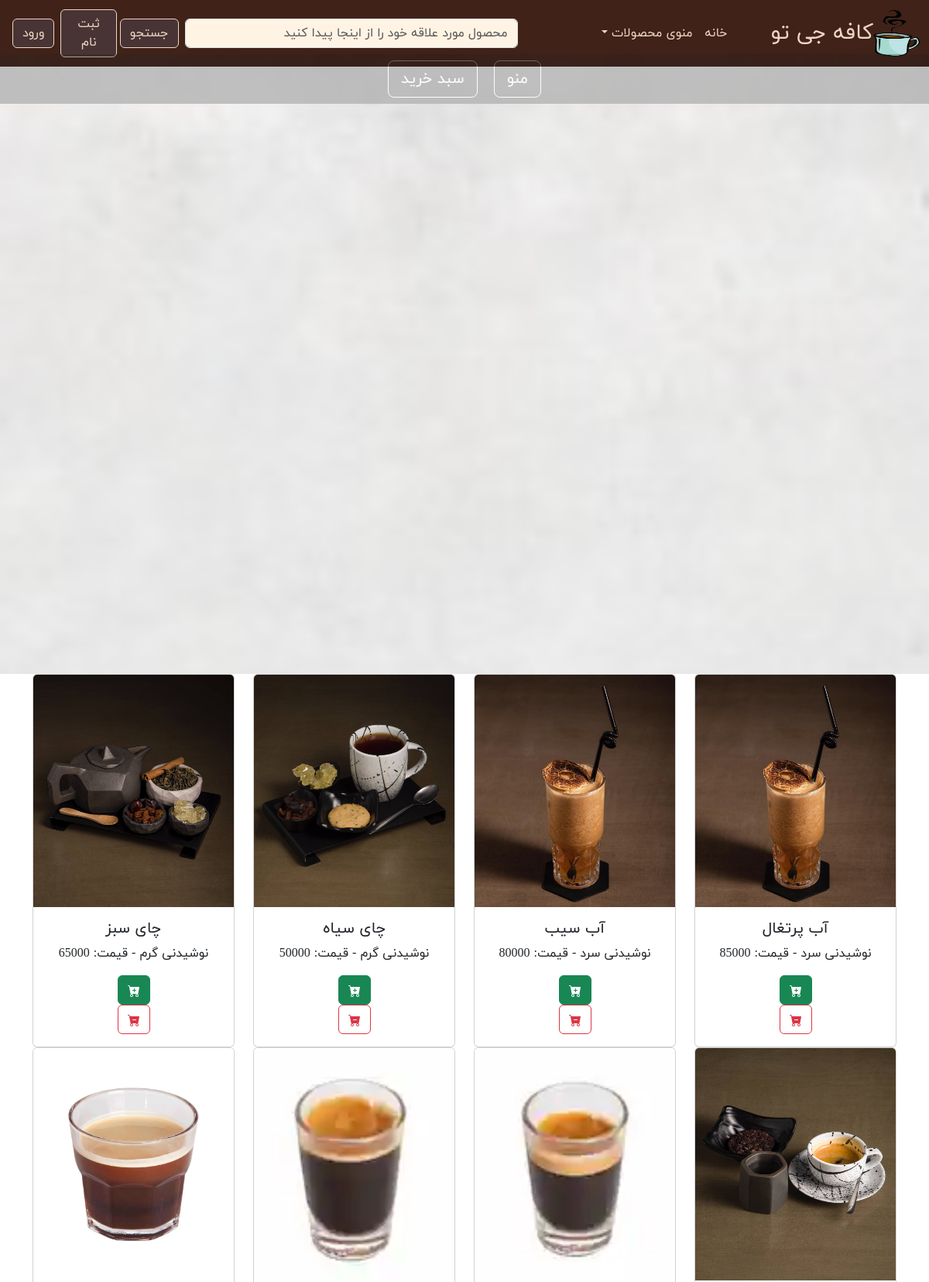
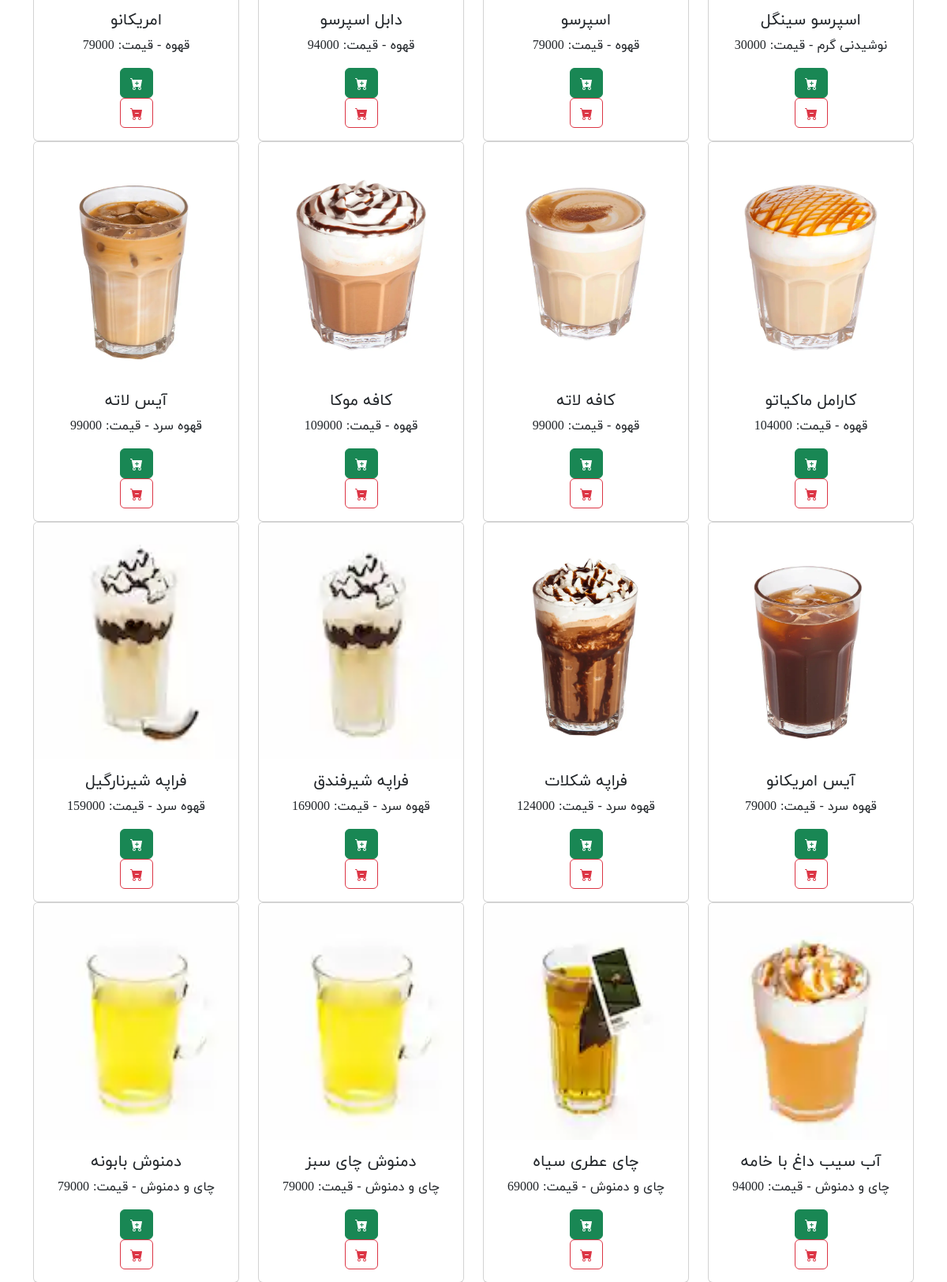
/coffe/ (upper part), run on the app's committed database (2 pictures, top to bottom).
### coffe/models.py (models this page shows, shortened)
class Item(models.Model):
    category = models.ForeignKey(
        Category, on_delete=models.CASCADE, related_name="items")
    name = models.CharField(max_length=100)
    price = models.FloatField()
    image = models.ImageField(verbose_name='ItemImage', upload_to='images/user_uploads', null=True, blank=True, default=get_default_image)

class Category(models.Model):
    name = models.CharField(max_length=100)
    image = models.ImageField(verbose_name='CategoryImage', upload_to='images/user_uploads', null=True, blank=True,
                              default=get_default_image)
    def __str__(self):
        return f'{self.name}'

### coffe/views.py (the view)
# urls.py: path('', show_home.as_view(), name='home'),
class show_home(ListView):
    model = Item
    template_name = "coffe/homepage.html"
    context_object_name = "items"

### coffe/templates/coffe/homepage.html
{% extends 'base.html' %}
{% load static %}
{% block extraCSS%}
  <link rel="stylesheet" href="{% static 'tasks/css/style.css' %}" type="text/css">
{% endblock %}
{% block content %}
    <div id="intro" class="bg-image shadow-2-strong">
      <div class="mask" style="background-color: rgba(0, 0, 0, 0.8);">
        <div class="container d-flex align-items-center justify-content-center text-center h-100">
          <div class="text-white">
            <a class="btn btn-outline-light btn-lg m-2" href="" role="button"
              rel="nofollow" target="_blank">منو</a>
            <a class="btn btn-outline-light btn-lg m-2" href="" target="_blank"
              role="button">سبد خرید</a>
          </div>
        </div>
      </div>
    </div>
{% endblock %}
{% block main %}
{% include "coffe/item_list.html" %}
{% endblock %}

### templates/base.html (shortened to what this page needs)
{% load static %}
<!DOCTYPE html>
<html lang="en" dir="rtl">
{% load static %}
<link rel="stylesheet" href="{% static 'coffe/css/style.css' %}" type="text/css">
<head>
    <link href="https://cdn.jsdelivr.net/npm/bootstrap@5.3.2/dist/css/bootstrap.min.css" rel="stylesheet">
    {% block extraCSS %}
    {% endblock %}
</head>
<body>
{% include 'navbar.html' %}
<div class="container m-0 p-0">
    {% block content %}
    {% endblock %}
</div>
{% block main %}
{% endblock %}
</body>
</html>

### templates/navbar.html (shortened to what this page needs)
{% load static %}
 <nav class="navbar navbar-expand-lg navbar-dark bg-dark">
  <div class="container-fluid">
      <a><img src="{%  static "coffe/images/images.png" %}" alt="logo" class="logo" width="60" height="60" style="background-image: none!important; "></a>
      <a class="navbar-brand fs-3" style="color:#EED6C4;" href="{% url 'coffe:home' %}">کافه جی تو</a>
    <div class="collapse navbar-collapse" id="navbarSupportedContent">
      <ul class="navbar-nav me-2 ms-5 mb-2 mb-lg-0">
        <li class="nav-item">
          <a class="nav-link active" style="color:#EED6C4;" aria-current="page" href="{% url 'coffe:home' %}">خانه</a>
        </li>
        <li class="nav-item dropdown">
          <a class="nav-link dropdown-toggle" style="color:#EED6C4;" href="#" id="navbarDropdown" role="button" data-bs-toggle="dropdown" aria-expanded="false">
            منوی محصولات
          </a>
        </li>
      </ul>
      <form class="d-flex">
        <input id="navBarSearchForm" class="form-control me-5 ms-2" type="search" placeholder="محصول مورد علاقه خود را از اینجا پیدا کنید" aria-label="Search">
        <button id="nav-btn" class="btn" type="submit">جستجو</button>
      </form>
    </div>
      {% if user.is_authenticated %}
          <a href="{% url 'coffe:order_list' %}"><button id="nav-btn"  type="submit" class="btn btn-primary m-1">
                <svg xmlns="http://www.w3.org/2000/svg" width="16" height="16" fill="currentColor" class="bi bi-cart-fill" viewBox="0 0 16 16">
                <path d="M0 1.5A.5.5 0 0 1 .5 1H2a.5.5 0 0 1 .485.379L2.89 3H14.5a.5.5 0 0 1 .491.592l-1.5 8A.5.5 0 0 1 13 12H4a.5.5 0 0 1-.491-.408L2.01 3.607 1.61 2H.5a.5.5 0 0 1-.5-.5M5 12a2 2 0 1 0 0 4 2 2 0 0 0 0-4m7 0a2 2 0 1 0 0 4 2 2 0 0 0 0-4m-7 1a1 1 0 1 1 0 2 1 1 0 0 1 0-2m7 0a1 1 0 1 1 0 2 1 1 0 0 1 0-2"></path>
                </svg>
                سبدخرید
              </button></a>
          <a href="{% url 'coffe:logout' %}"><button id="nav-btn" type="submit" class="btn btn-danger m-1">خروج</button></a>
      {% else %}
          <a href="{% url 'coffe:signup_user' %}"><button id="nav-btn" class="btn m-1" type="submit">ثبت نام</button></a>
          <a href="{% url 'coffe:login' %}"><button id="nav-btn" class="btn m-1" type="submit">ورود</button></a>
      {% endif %}
  </div>
</nav>

### coffe/templates/coffe/item_list.html (shortened to what this page needs)
<div class="container text-center">
    <div class="row">
        {% for item in items %}
            <div class="col-3">
                <div class="card" id="item-card-{{ item.id }}" style="display: none;">
                    <img src="{{ item.image.url }}" class="card-img-top" alt="..." height="300" width="150">
                    <div class="card-body">
                        <h5 class="card-title">{{ item.name }}</h5>
                        <p class="card-text">{{ item.category }} - قیمت: {{ item.price|floatformat:"0" }}</p>
                        <form method="post" action="{% url "coffe:add_to_cart" %}">
                            <button type="submit" class="btn btn-success">
                            </button>
                        </form>
                         <form method="post" action="{% url "coffe:remove_from_cart" %}" >
                             <button type="submit" class="btn btn-outline-danger">
                             </button>
                         </form>
                    </div>
                </div>
            </div>
        {% endfor %}
    </div>
</div>
    {% load static %}

### coffe/static/coffe/css/style.css (style rules this page uses)
body { font-family: iranyekan; }
* { font-family: iranyekan; font-weight: 400; }
.navbar { background-color: #402218 !important; background: linear-gradient(rgba(0, 0, 0, 0.7)); color: #EED6C4 !important; position: fixed; top: 0; width: 100%; }
#nav-btn { color: #EED6C4 !important; border-color: #EED6C4 !important; background-color: #483434 !important; }
#intro { background: linear-gradient(rgba(0, 0, 0, 70%)); background-image: url("../images/bg.jpg"); background-size: cover; background-repeat: no-repeat; background-attachment: fixed; width: 100vw; height: 100vh; opacity: 30%; }
#intro { margin-top: 0px; }
input#navBarSearchForm { background-color:#FFF3E4; color:#402218; }

### templates/base.html (style rules this page uses)
body { padding-top: 70px; padding-bottom: 70px; }
.navbar { background-color: #402218 !important; color: #EED6C4 !important; position: fixed; top: 0; width: 100%; }
.navbar-brand { margin: auto; }
#navBarSearchForm { width: 430px !important; }

### data on the page
Item: image (picture), name "آب پرتغال", category "نوشیدنی سرد", price "85000"
Item: image (picture), name "آب سیب", category "نوشیدنی سرد", price "80000"
Item: image (picture), name "چای سیاه", category "نوشیدنی گرم", price "50000"
Item: image (picture), name "چای سبز", category "نوشیدنی گرم", price "65000"
Item: image (picture), name "اسپرسو سینگل", category "نوشیدنی گرم", price "30000"
Item: image (picture), name "اسپرسو", category "قهوه", price "79000"
Item: image (picture), name "دابل اسپرسو", category "قهوه", price "94000"
Item: image (picture), name "امریکانو", category "قهوه", price "79000"
Item: image (picture), name "کارامل ماکیاتو", category "قهوه", price "104000"
Item: image (picture), name "کافه لاته", category "قهوه", price "99000"
Item: image (picture), name "کافه موکا", category "قهوه", price "109000"
Item: image (picture), name "آیس لاته", category "قهوه سرد", price "99000"
Item: image (picture), name "آیس امریکانو", category "قهوه سرد", price "79000"
Item: image (picture), name "فراپه شکلات", category "قهوه سرد", price "124000"
Item: image (picture), name "فراپه شیرفندق", category "قهوه سرد", price "169000"
Item: image (picture), name "فراپه شیرنارگیل", category "قهوه سرد", price "159000"
Item: image (picture), name "آب سیب داغ با خامه", category "چای و دمنوش", price "94000"
Item: image (picture), name "چای عطری سیاه", category "چای و دمنوش", price "69000"
Item: image (picture), name "دمنوش چای سبز", category "چای و دمنوش", price "79000"
Item: image (picture), name "دمنوش بابونه", category "چای و دمنوش", price "79000"
